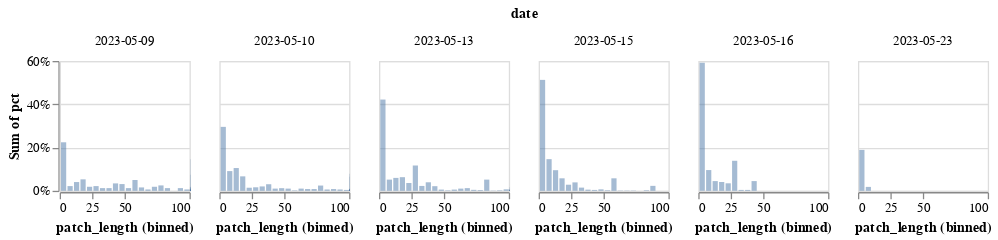

Notebook cell for this chart:
### Code cell
alt.Chart(patch_df).transform_joinaggregate(
    total='count(*)',
    groupby=['date']
).transform_calculate(
    pct='1 / datum.total'
).mark_bar(opacity=0.5).encode(
    alt.X('patch_length:Q').bin(step=5).axis(values=[0,25,50,100]).scale(domain=[0,100], clamp=True),
    alt.Y('sum(pct):Q', stack=False, axis=alt.Axis(format='%')),
    alt.Facet('date')
).properties(height=100, width=100)

### Figure 1 — Vega-Lite specification as saved in the notebook (floating-point values rounded to 4 significant figures; data arrays with more than 128 entries replaced by an {"elided": "..."} marker saying what was removed)
{"config": {"view": {"continuousWidth": 300, "continuousHeight": 300}}, "data": {"name": "data-81fb2171ef6903116c9b8fe0e641f061"}, "mark": {"type": "bar", "opacity": 0.5}, "encoding": {"facet": {"field": "date", "type": "nominal"}, "x": {"axis": {"values": [0, 25, 50, 100]}, "bin": {"step": 5}, "field": "patch_length", "scale": {"domain": [0, 100], "clamp": true}, "type": "quantitative"}, "y": {"aggregate": "sum", "axis": {"format": "%"}, "field": "pct", "stack": false, "type": "quantitative"}}, "height": 100, "transform": [{"joinaggregate": [{"op": "count", "field": "*", "as": "total"}], "groupby": ["date"]}, {"calculate": "1 / datum.total", "as": "pct"}], "width": 100, "$schema": "https://vega.github.io/schema/vega-lite/v5.20.1.json", "datasets": {"data-81fb2171ef6903116c9b8fe0e641f061": {"elided": "3050 records"}}}
